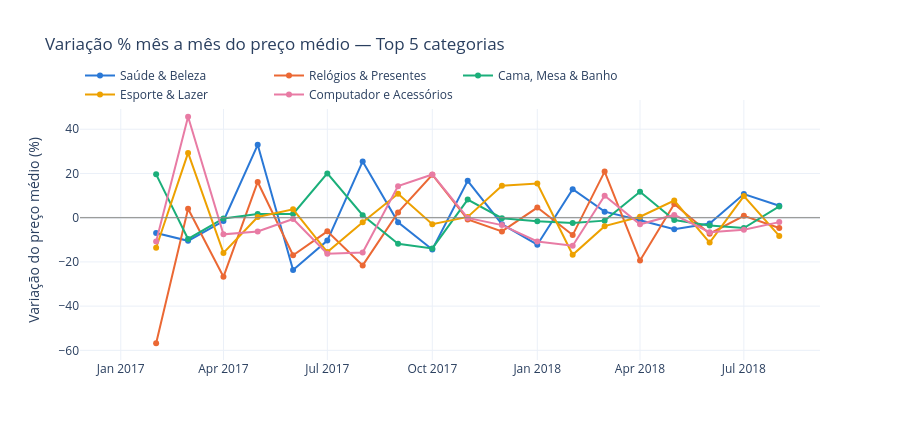

Here is the notebook cell this chart was saved with:
### Code cell
# Grafico de Variação do Mês

fig = go.Figure()
for cat in TOP5:
    fig.add_trace(go.Scatter(
        x=variacao_preco.index, y=variacao_preco[cat], name=NOMES_TOP5[cat],
        mode='lines+markers', line=dict(color=CORES_CATEGORIA[cat], width=2), marker=dict(size=6),
    ))
fig.add_hline(y=0, line_color='#8a8a86', line_width=1)
fig.update_layout(
    title='Variação % mês a mês do preço médio — Top 5 categorias',
    xaxis_title='', yaxis_title='Variação do preço médio (%)',
    template='plotly_white', height=440, hovermode='x unified',
    legend=dict(orientation='h', y=1.15, x=0),
)
fig.show()

### Figure 1 — Plotly figure (JSON) as saved in the notebook; plotly's stock layout.template omitted (floating-point values rounded to 4 significant figures)
{"data": [{"line": {"color": "#2a78d6", "width": 2}, "marker": {"size": 6}, "mode": "lines+markers", "name": "Saúde & Beleza", "type": "scatter", "x": ["2017-01", "2017-02", "2017-03", "2017-04", "2017-05", "2017-06", "2017-07", "2017-08", "2017-09", "2017-10", "2017-11", "2017-12", "2018-01", "2018-02", "2018-03", "2018-04", "2018-05", "2018-06", "2018-07", "2018-08"], "y": [null, -6.9, -10.45, -1.499, 32.94, -23.64, -10.36, 25.45, -2.103, -14.39, 16.68, -2.961, -12.22, 12.86, 2.724, -1.177, -5.244, -2.668, 10.69, 5.427]}, {"line": {"color": "#eb6834", "width": 2}, "marker": {"size": 6}, "mode": "lines+markers", "name": "Relógios & Presentes", "type": "scatter", "x": ["2017-01", "2017-02", "2017-03", "2017-04", "2017-05", "2017-06", "2017-07", "2017-08", "2017-09", "2017-10", "2017-11", "2017-12", "2018-01", "2018-02", "2018-03", "2018-04", "2018-05", "2018-06", "2018-07", "2018-08"], "y": [null, -56.78, 4.017, -26.73, 16.17, -17.0, -6.16, -21.58, 2.381, 19.44, -0.8065, -6.203, 4.574, -7.861, 20.85, -19.38, 6.151, -7.256, 0.8778, -4.653]}, {"line": {"color": "#1baf7a", "width": 2}, "marker": {"size": 6}, "mode": "lines+markers", "name": "Cama, Mesa & Banho", "type": "scatter", "x": ["2017-01", "2017-02", "2017-03", "2017-04", "2017-05", "2017-06", "2017-07", "2017-08", "2017-09", "2017-10", "2017-11", "2017-12", "2018-01", "2018-02", "2018-03", "2018-04", "2018-05", "2018-06", "2018-07", "2018-08"], "y": [null, 19.61, -9.63, -0.3586, 1.699, 1.719, 20.04, 1.135, -11.78, -13.9, 8.185, -0.228, -1.561, -2.343, -1.331, 11.76, -1.037, -3.549, -4.653, 5.082]}, {"line": {"color": "#eda100", "width": 2}, "marker": {"size": 6}, "mode": "lines+markers", "name": "Esporte & Lazer", "type": "scatter", "x": ["2017-01", "2017-02", "2017-03", "2017-04", "2017-05", "2017-06", "2017-07", "2017-08", "2017-09", "2017-10", "2017-11", "2017-12", "2018-01", "2018-02", "2018-03", "2018-04", "2018-05", "2018-06", "2018-07", "2018-08"], "y": [null, -13.6, 29.29, -15.94, 0.3375, 3.779, -15.55, -2.093, 10.83, -2.935, 0.354, 14.41, 15.45, -16.77, -3.823, 0.4173, 7.749, -11.25, 9.77, -8.232]}, {"line": {"color": "#e87ba4", "width": 2}, "marker": {"size": 6}, "mode": "lines+markers", "name": "Computador e Acessórios", "type": "scatter", "x": ["2017-01", "2017-02", "2017-03", "2017-04", "2017-05", "2017-06", "2017-07", "2017-08", "2017-09", "2017-10", "2017-11", "2017-12", "2018-01", "2018-02", "2018-03", "2018-04", "2018-05", "2018-06", "2018-07", "2018-08"], "y": [null, -10.77, 45.65, -7.519, -6.265, -0.5744, -16.26, -15.72, 14.27, 19.56, -0.1047, -3.356, -10.78, -12.7, 9.938, -2.984, 1.252, -6.561, -5.406, -2.004]}], "layout": {"height": 440, "hovermode": "x unified", "legend": {"orientation": "h", "x": 0, "y": 1.15}, "shapes": [{"line": {"color": "#8a8a86", "width": 1}, "type": "line", "x0": 0, "x1": 1, "xref": "x domain", "y0": 0, "y1": 0, "yref": "y"}], "title": {"text": "Variação % mês a mês do preço médio — Top 5 categorias"}, "xaxis": {"title": {"text": ""}}, "yaxis": {"title": {"text": "Variação do preço médio (%)"}}}}
